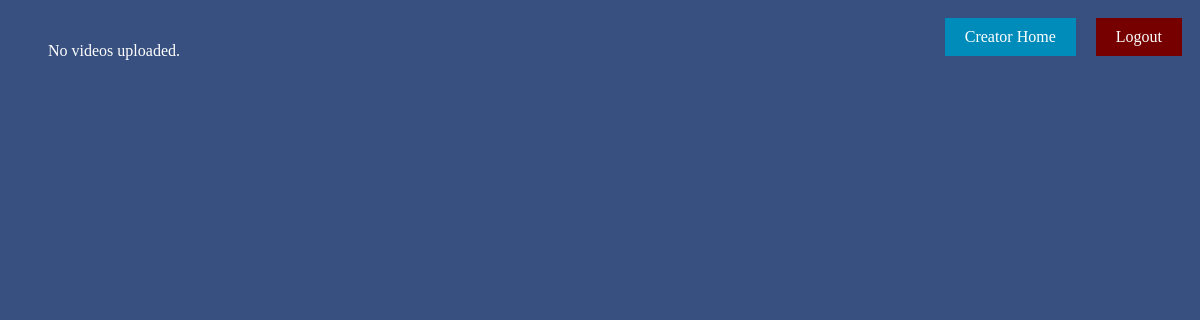
Page /video_list_creator (signed in) on the earlier database version.
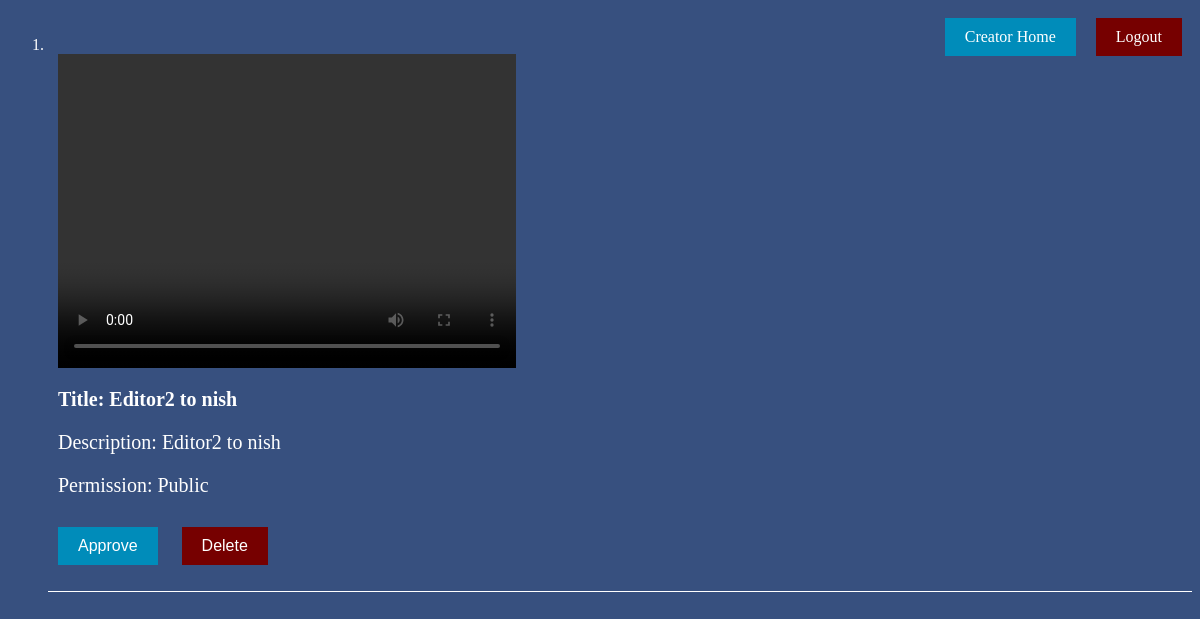
Same page on the later database version.
### datafortress/models.py (models this page shows, shortened)
class Video(models.Model):
    title = models.CharField(max_length=255)
    description = models.CharField(max_length=500)
    video_file = models.FileField(upload_to=video_file_path)
    is_public = models.CharField(max_length=20)
    uploader = models.ForeignKey(User, on_delete=models.CASCADE, related_name='uploaded_videos', null=True)
    receiver = models.ForeignKey(User, on_delete=models.CASCADE, related_name='received_videos', null=True)

### datafortress/views.py (the view)
# urls.py: path('video_list_creator', views.video_list_creator, name='video_list_creator'),
@user_passes_test(user_in_creator)
@login_required
def video_list_creator(request):
    videos = Video.objects.filter(receiver=request.user)
    return render(request, 'video_list_creator.html', {'videos':videos})

### datafortress/views.py (called while the page is built)
def user_in_creator(user):
    return user.groups.filter(name='creator').exists()

### templates/video_list_creator.html (shortened to what this page needs)
{% load static %}
<link rel="stylesheet" href="{% static 'stylehome.css' %}">
<body>
    <a class='button logout-button' href='logout' style="float:right;">Logout</a>
    <a class='button login-button' href='welcome_creator' style="float:right;">Creator Home</a>
        <br>
    <ol style='color:white;  margin-top:10px'>
        {% for video in videos %}
            <li style="border-bottom:1px solid white;">
                <br>
                <video width="40%" height="40%" controls style="margin-left:10px;">
                    <source src="{{ video.video_file.url }}" type="video/mp4">
                </video>
                <h3 class='list-item'>Title: {{ video.title }}</h3>
                <p class='list-item'>Description: {{ video.description }}</p>
                {% if video.is_public %}
                    <p class='list-item'>Permission: Public</p>
                {% else %}
                    <p class='list-item'>Permission: Private</p>
                {% endif %}
                <form method="post" action="{% url 'approve_video' video.id %}" class="inline-form">
                    <button type="submit" class='button login-button'>Approve</button>
                </form>
                <form method="post" action="{% url 'delete_video' video.id %}" class="inline-form">
                    <button type="submit" class='button logout-button'>Delete</button>
                </form>
            </li>
            <br>
        {% empty %}
            <p>No videos uploaded.</p>
        {% endfor %}
    </ol>
</body>

Differences in the rows shown:
added Video: title "Editor2 to nish", description "Editor2 to nish", is_public "Permission: Public"
Other differences:
text no longer shown: "No videos uploaded."
